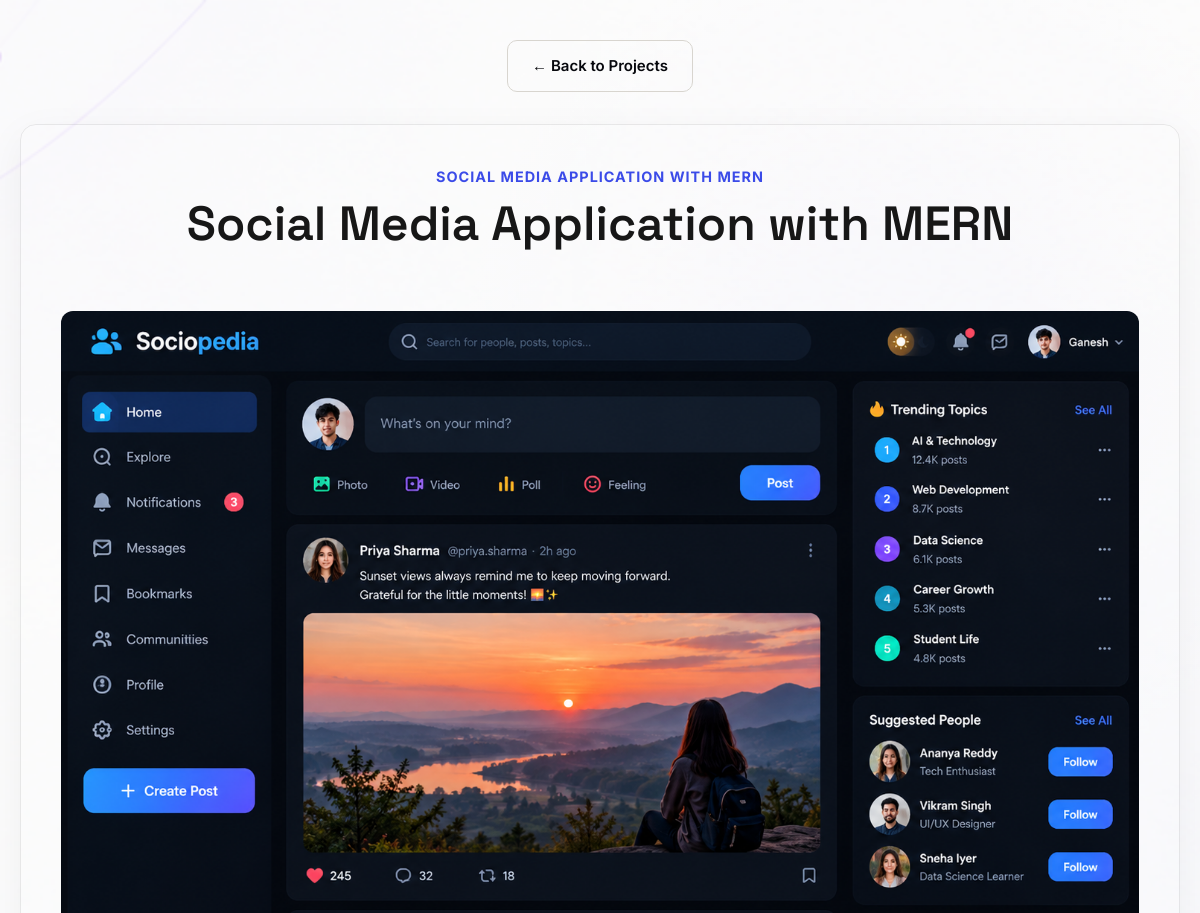
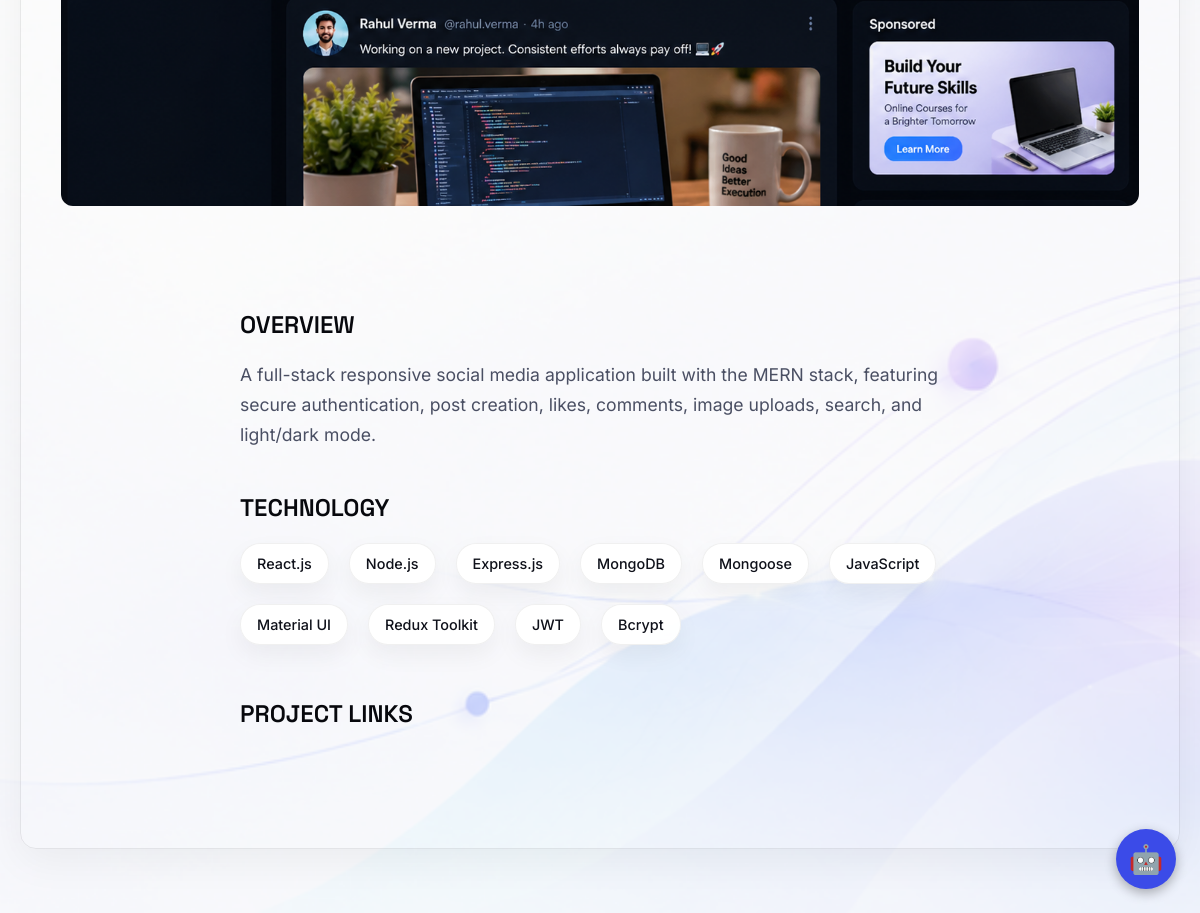
/projects/6/, run on the app's committed database (2 pictures, top to bottom).
### portfolio/models.py (models this page shows)
class Project(models.Model):
 status=models.CharField(max_length=20, choices=[('draft', 'Draft'), ('published', 'Published')], default='published'); project_image=models.ImageField(upload_to='projects/', blank=True, null=True); title=models.CharField(max_length=180); category=models.CharField(max_length=100); description=models.TextField(); technologies=models.TextField(); github_url=models.URLField(blank=True); live_url=models.URLField(blank=True); project_category=models.CharField(max_length=20, choices=[('featured', 'Featured Project'), ('more', 'More Project')], default='more'); order=models.IntegerField(default=0)
 class Meta: ordering=['order','id']

### portfolio/views.py (the view)
# urls.py: path('projects/<int:pk>/', views.project_detail, name='project_detail'),
def project_detail(request, pk):
 seed()
 project = get_object_or_404(Project, pk=pk)
 return render(request, 'project_detail.html', {'overall_status': get_overall_status(), 'overall_status': get_overall_status(), 'project': project, 'profile': Portfolio.objects.first()})

### portfolio/templatetags/admin_tags.py (called while the page is built)
@register.filter
def split_csv(value):
    return [part.strip() for part in str(value or "").split(",") if part.strip()]

### portfolio/views.py (called while the page is built)
def get_overall_status():
    statuses = SystemStatus.objects.filter(is_active=True).values_list('status', flat=True)
    if not statuses: return {"text": "System status information is currently unavailable.", "color": "var(--text-light)"}
    if "major_outage" in statuses: return {"text": "Major System Outage", "color": "#dc3545"}
    if "partial_outage" in statuses: return {"text": "Partial System Outage", "color": "#fd7e14"}
    if "degraded" in statuses: return {"text": "Some Systems Experiencing Degraded Performance", "color": "#ffc107"}
    return {"text": "All Systems Operational", "color": "var(--success)"}

### templates/project_detail.html (shortened to what this page needs)
{% extends 'base.html' %}
{% block content %}
<main id="project-detail" style="padding-top: 40px;">
    <div class="container">
        <div style="text-align: center; margin-bottom: 2rem;">
            <a href="{% url 'home' %}#projects" class="btn-secondary" style="display: inline-flex; align-items: center; justify-content: center;">← Back to Projects</a>
        </div>
        <div class="project-showcase" style="display: flex; flex-direction: column; gap: 40px; padding: 40px; background: var(--bg); border: 1px solid var(--border); border-radius: 16px;">
            <div class="project-header" style="text-align: center;">
                <div class="project-index" style="margin-bottom: 10px;">{{ project.category|upper }}</div>
                <h1 class="project-title" style="font-size: 3rem; margin-bottom: 20px;">{{ project.title }}</h1>
            </div>
            <div class="project-visual" style="width: 100%; border-radius: 12px; overflow: hidden; background: var(--bg-alt);">
                {% if project.project_image %}
                <img src="{{ project.project_image.url }}" alt="{{ project.title }} project preview" style="width: 100%; height: auto; display: block;" loading="lazy" decoding="async">
                {% else %}
                <div style="width: 100%; padding: 100px 20px; text-align: center; color: var(--text-light);">No Image Provided</div>
                {% endif %}
            </div>
            <div class="project-content" style="max-width: 800px; margin: 0 auto; width: 100%;">
                <h3 style="font-size: 1.5rem; margin-bottom: 15px; color: var(--text-dark);">OVERVIEW</h3>
                <p style="font-size: 1.1rem; line-height: 1.7; margin-bottom: 40px; color: var(--text-secondary); white-space: pre-line;">{{ project.description }}</p>
{% load admin_tags %}
                <h3 style="font-size: 1.5rem; margin-bottom: 15px; color: var(--text-dark);">TECHNOLOGY</h3>
                <div class="project-technologies" style="margin-bottom: 40px;">
                    {% for tech in project.technologies|split_csv %}
                    <span class="float-tag" style="position:static; display: inline-block; margin-right: 10px; margin-bottom: 10px;">{{ tech }}</span>
                    {% endfor %}
                </div>
                <h3 style="font-size: 1.5rem; margin-bottom: 15px; color: var(--text-dark);">PROJECT LINKS</h3>
            </div>
        </div>
    </div>
</main>
{% endblock %}

### data on the page
Project: category "SOCIAL MEDIA APPLICATION WITH MERN", title "Social Media Application with MERN", project_image (picture), description "A full-stack responsive social media application built with the MERN stack, featuring secure authentication, post creation, likes, comments, image uploads, search, and light/dark mode."

### other printed values
{{ tech }} "React.js" "Node.js" "Express.js" "MongoDB" "Mongoose" "JavaScript" "Material UI" "Redux Toolkit" "JWT" "Bcrypt"
